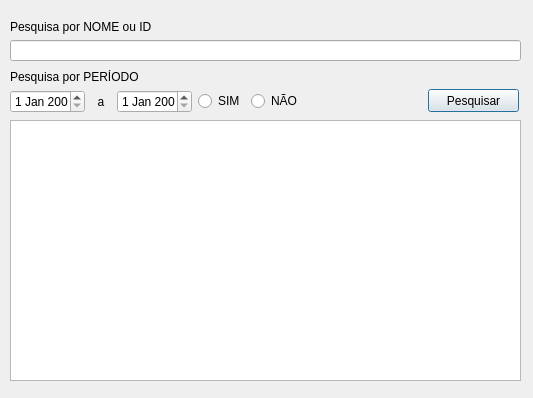
<?xml version="1.0" encoding="UTF-8"?>
<ui version="4.0">
 <class>fm_nuc_operacao_pesquisar</class>
 <widget class="QDialog" name="fm_nuc_operacao_pesquisar">
  <property name="geometry">
   <rect>
    <x>0</x>
    <y>0</y>
    <width>533</width>
    <height>398</height>
   </rect>
  </property>
  <property name="windowTitle">
   <string>Dialog</string>
  </property>
  <widget class="QPushButton" name="pushButton_pesquisar">
   <property name="geometry">
    <rect>
     <x>428</x>
     <y>89</y>
     <width>91</width>
     <height>23</height>
    </rect>
   </property>
   <property name="text">
    <string>Pesquisar</string>
   </property>
  </widget>
  <widget class="QTableWidget" name="tableWidget_operacoes">
   <property name="geometry">
    <rect>
     <x>10</x>
     <y>120</y>
     <width>511</width>
     <height>261</height>
    </rect>
   </property>
  </widget>
  <widget class="QWidget" name="">
   <property name="geometry">
    <rect>
     <x>10</x>
     <y>70</y>
     <width>291</width>
     <height>43</height>
    </rect>
   </property>
   <layout class="QVBoxLayout" name="verticalLayout">
    <item>
     <widget class="QLabel" name="label_pesq_por_periodo">
      <property name="text">
       <string>Pesquisa por PERÍODO</string>
      </property>
     </widget>
    </item>
    <item>
     <layout class="QHBoxLayout" name="horizontalLayout">
      <item>
       <widget class="QDateEdit" name="dateEdit_data_inicial"/>
      </item>
      <item>
       <widget class="QLabel" name="label_a">
        <property name="text">
         <string>  a  </string>
        </property>
        <property name="alignment">
         <set>Qt::AlignCenter</set>
        </property>
       </widget>
      </item>
      <item>
       <widget class="QDateEdit" name="dateEdit_data_final"/>
      </item>
      <item>
       <widget class="QRadioButton" name="radioButton_sim">
        <property name="text">
         <string>SIM</string>
        </property>
       </widget>
      </item>
      <item>
       <widget class="QRadioButton" name="radioButton_nao">
        <property name="text">
         <string>NÃO</string>
        </property>
       </widget>
      </item>
     </layout>
    </item>
   </layout>
  </widget>
  <widget class="QWidget" name="">
   <property name="geometry">
    <rect>
     <x>10</x>
     <y>20</y>
     <width>511</width>
     <height>41</height>
    </rect>
   </property>
   <layout class="QVBoxLayout" name="verticalLayout_2">
    <item>
     <widget class="QLabel" name="label_pesq_nome_id">
      <property name="text">
       <string>Pesquisa por NOME ou ID</string>
      </property>
     </widget>
    </item>
    <item>
     <widget class="QLineEdit" name="lineEdit_pesquisar"/>
    </item>
   </layout>
  </widget>
 </widget>
 <resources/>
 <connections/>
</ui>
